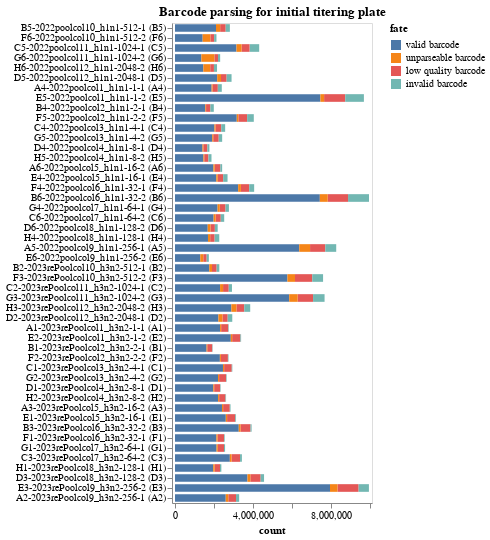

Notebook code cell kept with this figure:
### Markdown cell above
## Statistics on barcode-parsing for each sample
Make interactive chart of the "fates" of the sequencing reads parsed for each sample on the plate.

If most sequencing reads are not "valid barcodes", this could potentially indicate some problem in the sequencing or barcode set you are parsing.

Potential fates are:
 - *valid barcode*: barcode that matches a known virus or neutralization standard, we hope most reads are this.
 - *invalid barcode*: a barcode with proper flanking sequences, but does not match a known virus or neutralization standard. If you  have a lot of reads of this type, it is probably a good idea to look at the invalid barcode CSVs (in the `./results/barcode_invalid/` subdirectory created by the pipeline) to see what these invalid barcodes are.
 - *unparseable barcode*: could not parse a barcode from this read as there was not a sequence of the correct length with the appropriate flanking sequence.
 - *low quality barcode*: low-quality or `N` nucleotides in barcode, could indicate problem with sequencing.
 - *failed chastity filter*: reads that failed the Illumina chastity filter, if these are reported in the FASTQ (they may not be).

Also, if the number of reads per sample is very uneven, that could indicate that you did not do a good job of balancing the different samples in the Illumina sequencing.

### Code cell
fates = (
    pd.concat([pd.read_csv(f)
               .assign(well = f.replace(platedir_H3N2,'').replace(platedir_H1N1,'')
                       .strip('_fates.csv')) for f, s in zip(fate_csvs, samples)])
    .merge(samples_df, on="well")
    .assign(
        fate_counts=lambda x: x.groupby("fate")["count"].transform("sum"),
        sample_well=lambda x: x["sample"] + " (" + x["well"] + ")",
    )
    .query("fate_counts > 0") # only keep fates with at least one count
    [['serum', "fate", "count", "well", "sample_well", "dilution_factor"]]
)

assert len(fates) == len(fates.drop_duplicates())


sample_wells = list(
    fates.sort_values(['serum', "dilution_factor"], ascending=True)["sample_well"]
)



fates_chart = (
    alt.Chart(fates)
    .encode(
        alt.X("count", scale=alt.Scale(nice=False, padding=3)),
        alt.Y(
            "sample_well",
            title=None,
            sort=sample_wells,
        ),
        alt.Color("fate", sort=sorted(fates["fate"].unique(), reverse=True)),
        alt.Order("fate", sort="descending"),
        tooltip=fates.columns.tolist(),
    )
    .mark_bar(height={"band": 0.85})
    .properties(
        height=alt.Step(10),
        width=200,
        title=f"Barcode parsing for initial titering plate",
    )
    .configure_axis(grid=False)
)

fates_chart

### Figure 1 — Vega-Lite specification as saved in the notebook (floating-point values rounded to 4 significant figures; data arrays with more than 128 entries replaced by an {"elided": "..."} marker saying what was removed)
{"config": {"view": {"continuousWidth": 300, "continuousHeight": 300}, "axis": {"grid": false}}, "data": {"name": "data-dd817e035dc418d3554a6cc31648736a"}, "mark": {"type": "bar", "height": {"band": 0.85}}, "encoding": {"color": {"field": "fate", "sort": ["valid barcode", "unparseable barcode", "low quality barcode", "invalid barcode"], "type": "nominal"}, "order": {"field": "fate", "sort": "descending", "type": "nominal"}, "tooltip": [{"field": "serum", "type": "nominal"}, {"field": "fate", "type": "nominal"}, {"field": "count", "type": "quantitative"}, {"field": "well", "type": "nominal"}, {"field": "sample_well", "type": "nominal"}, {"field": "dilution_factor", "type": "quantitative"}], "x": {"field": "count", "scale": {"nice": false, "padding": 3}, "type": "quantitative"}, "y": {"field": "sample_well", "sort": {"elided": "192 str values"}, "title": null, "type": "nominal"}}, "height": {"step": 10}, "title": "Barcode parsing for initial titering plate", "width": 200, "$schema": "https://vega.github.io/schema/vega-lite/v5.16.3.json", "datasets": {"data-dd817e035dc418d3554a6cc31648736a": {"elided": "192 records"}}}
